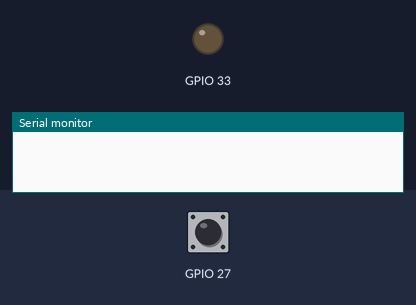
Simulated run of this sketch. Board: ESP32. Shown: output pins drawn as LEDs (lit = HIGH), the last lines printed to the serial monitor. The test bench sets the inputs (shaded band); at power-on: GPIO 27 HIGH.

Above: at 0.1 s.
At 1.1 s:
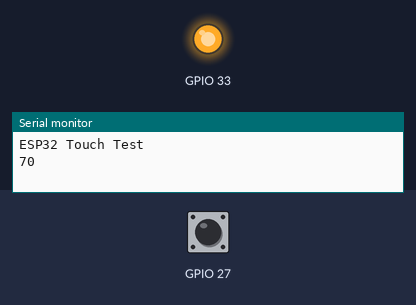
Timing chart, 0 to 2.6 s (numbered marks = the images above):
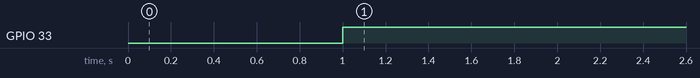

The sketch:

touch_sensor.ino
```cpp
void setup() {
  digitalWrite(33, LOW);
  pinMode(33, OUTPUT);
  Serial.begin(9600);
  delay(1000); // give me time to bring up serial monitor
  Serial.println("ESP32 Touch Test");
}

void loop() {
  int value = touchRead(T7);
  Serial.println(value);  // get value using T7 (GPIO 27)
  if(value < 20) {
    digitalWrite(33, LOW);
  } else {
    digitalWrite(33, HIGH);
  }
  delay(300);
}
```

Measured:
- by itself, GPIO 33: LOW → HIGH at 1.0 s
